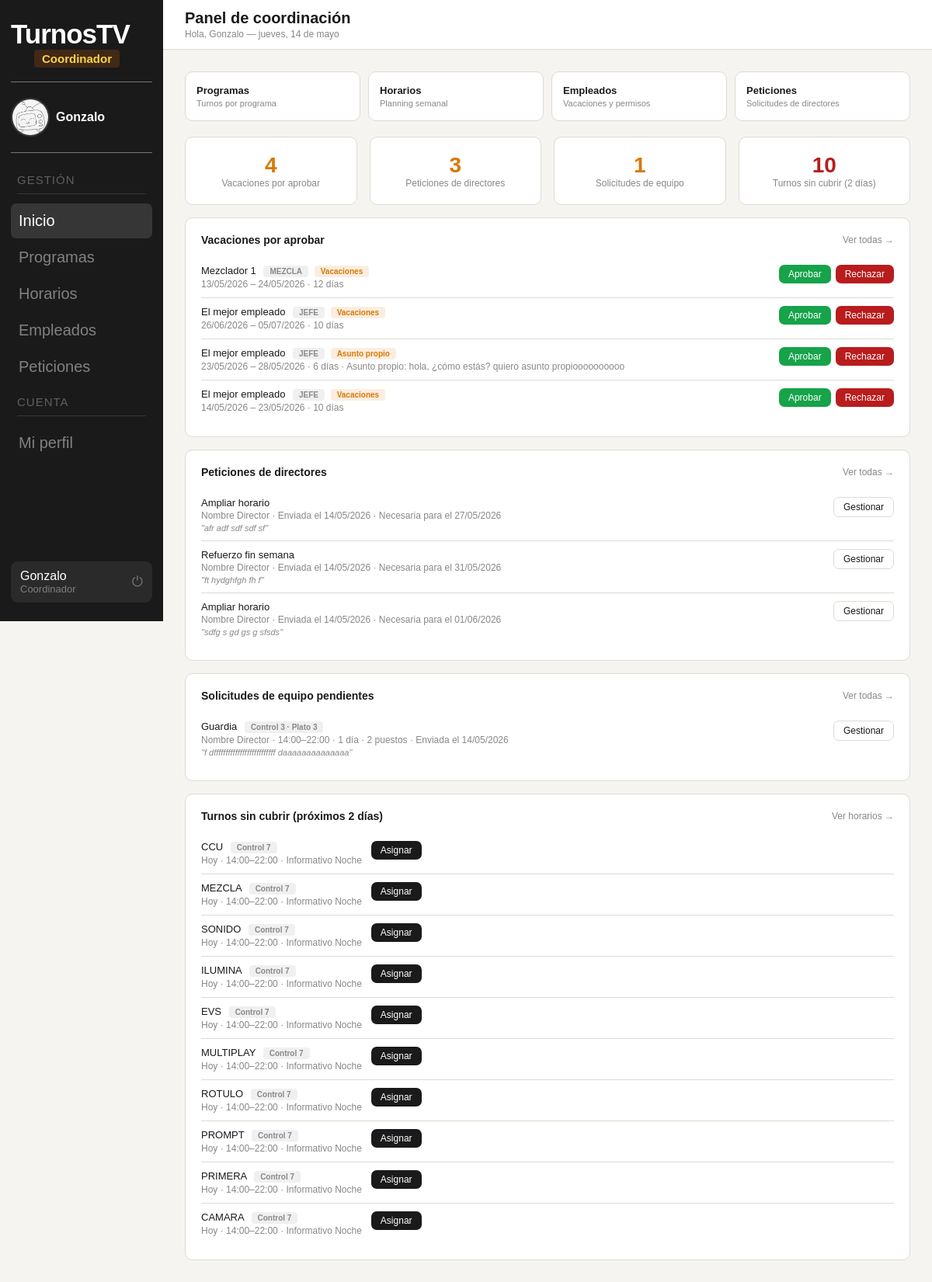
/panel_coordinador/panel_coordinador.php (signed in), run on the app's committed database.
### tables this page shows
CREATE TABLE `vacaciones` (
  `id` int(11) NOT NULL,
  `empleado_id` int(11) NOT NULL,
  `fecha_inicio` date NOT NULL,
  `fecha_fin` date NOT NULL,
  `dias` int(11) NOT NULL,
  `motivo` varchar(255) DEFAULT NULL,
  `estado` enum('pendiente','en_proceso','aprobada','rechazada') NOT NULL DEFAULT 'pendiente',
  `fecha_peticion` datetime NOT NULL DEFAULT current_timestamp()
);

CREATE TABLE `usuarios` (
  `id` int(11) NOT NULL,
  `nombre` varchar(100) NOT NULL,
  `email` varchar(150) NOT NULL,
  `password` varchar(255) NOT NULL,
  `rol` enum('administrador','coordinador','director','empleado') NOT NULL DEFAULT 'empleado',
  `estado` enum('activo','inactivo') NOT NULL DEFAULT 'activo',
  `foto_perfil` varchar(255) DEFAULT NULL,
  `telefono` varchar(20) DEFAULT NULL
);

CREATE TABLE `empleados` (
  `id` int(11) NOT NULL,
  `usuario_id` int(11) NOT NULL,
  `num_empleado` varchar(20) NOT NULL,
  `puesto` varchar(100) NOT NULL,
  `vacaciones_total` int(11) NOT NULL DEFAULT 22,
  `vacaciones_gastadas` int(11) NOT NULL DEFAULT 0
);

CREATE TABLE `peticiones` (
  `id` int(11) NOT NULL,
  `director_id` int(11) NOT NULL,
  `programa_id` int(11) DEFAULT NULL,
  `tipo` varchar(100) NOT NULL,
  `descripcion` text NOT NULL,
  `fecha_pedida` date DEFAULT NULL,
  `estado` enum('pendiente','en proceso','aprobada','rechazada') NOT NULL DEFAULT 'pendiente',
  `respuesta` text DEFAULT NULL,
  `fecha_peticion` datetime NOT NULL DEFAULT current_timestamp()
);

CREATE TABLE `solicitudes` (
  `id` int(11) NOT NULL,
  `programa_id` int(11) NOT NULL,
  `director_id` int(11) NOT NULL,
  `control_nombre` varchar(50) NOT NULL,
  `plato` varchar(50) NOT NULL,
  `hora_inicio` time NOT NULL,
  `hora_fin` time NOT NULL,
  `estado` enum('pendiente','en_proceso','aprobada','rechazada') NOT NULL DEFAULT 'pendiente',
  `notas` text DEFAULT NULL,
  `fecha_peticion` datetime NOT NULL DEFAULT current_timestamp(),
  `coordinador_id` int(11) DEFAULT NULL,
  `fecha_respuesta` datetime DEFAULT NULL,
  `respuesta` text DEFAULT NULL
);

CREATE TABLE `programas` (
  `id` int(11) NOT NULL,
  `director_id` int(11) DEFAULT NULL,
  `nombre` varchar(100) NOT NULL,
  `descripcion` varchar(255) DEFAULT NULL,
  `hora_inicio` time NOT NULL,
  `hora_fin` time NOT NULL
);

CREATE TABLE `turnos` (
  `id` int(11) NOT NULL,
  `empleado_id` int(11) DEFAULT NULL,
  `programa_id` int(11) DEFAULT NULL,
  `coordinador_id` int(11) DEFAULT NULL,
  `puesto_solicitado` varchar(100) DEFAULT NULL,
  `fecha` date NOT NULL,
  `hora_inicio` time NOT NULL,
  `hora_fin` time NOT NULL,
  `estado` enum('cubierto','sin_cubrir','solicitado','cancelado') NOT NULL DEFAULT 'sin_cubrir',
  `control_nombre` varchar(50) DEFAULT NULL,
  `plato` varchar(50) DEFAULT NULL,
  `bloque_id` int(11) DEFAULT NULL
);

### panel_coordinador/panel_coordinador.php (the view, shortened to what this page needs)
<?php
$conn = new mysqli("localhost", "root", "", "turnostv");
$conn->set_charset("utf8mb4");
$stmt = $conn->prepare("
    SELECT v.id, v.fecha_inicio, v.fecha_fin, v.dias, v.motivo, v.estado,
           u.nombre AS empleado_nombre,
           e.puesto
    FROM vacaciones v
    JOIN empleados e ON e.id = v.empleado_id
    JOIN usuarios u  ON u.id = e.usuario_id
    WHERE v.estado = 'pendiente'
    ORDER BY v.fecha_peticion ASC
");
$stmt->execute();
$vacaciones_pendientes = $stmt->get_result()->fetch_all(MYSQLI_ASSOC);
$stmt = $conn->prepare("
    SELECT p.id, p.tipo, p.descripcion, p.fecha_pedida, p.fecha_peticion,
           u.nombre AS director_nombre,
           pr.nombre AS programa_nombre
    FROM peticiones p
    JOIN directores d ON d.id = p.director_id
    JOIN usuarios u ON u.id = d.usuario_id
    LEFT JOIN programas pr ON pr.id = p.programa_id
    WHERE p.estado = 'pendiente'
    ORDER BY p.fecha_peticion ASC
");
$stmt->execute();
$peticiones_pendientes = $stmt->get_result()->fetch_all(MYSQLI_ASSOC);
$stmt = $conn->prepare("
    SELECT s.id, s.control_nombre, s.plato, s.hora_inicio, s.hora_fin,
           s.estado, s.notas, s.fecha_peticion,
           p.nombre AS programa_nombre,
           u.nombre AS director_nombre,
           COUNT(DISTINCT sf.fecha) AS num_dias,
           COUNT(DISTINCT sp.id) AS num_puestos,
           SUM(CASE WHEN sp.estado = 'cubierto' THEN 1 ELSE 0 END) AS puestos_cubiertos,
           MIN(sf.fecha) AS primera_fecha
    FROM solicitudes s
    JOIN programas p ON p.id = s.programa_id
    JOIN directores d ON d.id = s.director_id
    JOIN usuarios u ON u.id = d.usuario_id
    JOIN solicitud_fechas sf ON sf.solicitud_id = s.id
    JOIN solicitud_puestos sp ON sp.solicitud_id = s.id
    WHERE s.estado = 'pendiente'
    GROUP BY s.id
    ORDER BY s.fecha_peticion ASC
    LIMIT 4
");
$stmt->execute();
$solicitudes_pendientes = $stmt->get_result()->fetch_all(MYSQLI_ASSOC);
$stmt = $conn->prepare("SELECT COUNT(*) AS total FROM solicitudes WHERE estado = 'pendiente'");
$stmt->execute();
$total_solicitudes_pend = (int) $stmt->get_result()->fetch_assoc()['total'];
$stmt = $conn->prepare("
    SELECT t.fecha, t.hora_inicio, t.hora_fin, t.puesto_solicitado,
           t.control_nombre, t.plato,
           p.nombre AS programa_nombre
    FROM turnos t
    LEFT JOIN programas p ON p.id = t.programa_id
    WHERE t.estado = 'sin_cubrir'
      AND t.fecha BETWEEN CURDATE() AND DATE_ADD(CURDATE(), INTERVAL 2 DAY)
    ORDER BY t.fecha ASC, t.hora_inicio ASC
    LIMIT 10
");
$stmt->execute();
$turnos_sin_cubrir = $stmt->get_result()->fetch_all(MYSQLI_ASSOC);
?>
<!DOCTYPE html>
<html lang="es">
<head>
  <link rel="stylesheet" href="../fragmentos/styles/base.css">
  <link rel="stylesheet" href="styles/panel_coordinador.css">
</head>
<body>
  <?php include '../fragmentos/sidebar.php'; ?>
  <div class="content">
    <?php include '../fragmentos/header.php'; ?>
    <div class="body">
      <div class="panel-grid">
        <a href="programas.php" class="panel-card">
          <div class="panel-name">Programas</div>
          <div class="panel-desc">Turnos por programa</div>
        </a>
        <a href="horarios.php" class="panel-card">
          <div class="panel-name">Horarios</div>
          <div class="panel-desc">Planning semanal</div>
        </a>
        <a href="empleados.php" class="panel-card">
          <div class="panel-name">Empleados</div>
          <div class="panel-desc">Vacaciones y permisos</div>
        </a>
        <a href="peticiones.php" class="panel-card">
          <div class="panel-name">Peticiones</div>
          <div class="panel-desc">Solicitudes de directores</div>
        </a>
      </div>
      <div class="stats-grid" style="margin-bottom:16px">
        <div class="card" style="margin-bottom:0;text-align:center">
          <div
            style="font-size:28px;font-weight:700;color:<?= count($vacaciones_pendientes) > 0 ? 'var(--aviso)' : 'var(--ok)' ?>">
            <?= count($vacaciones_pendientes) ?>
          </div>
          <div style="font-size:12px;color:var(--suave)">Vacaciones por aprobar</div>
        </div>
        <div class="card" style="margin-bottom:0;text-align:center">
          <div
            style="font-size:28px;font-weight:700;color:<?= count($peticiones_pendientes) > 0 ? 'var(--aviso)' : 'var(--ok)' ?>">
            <?= count($peticiones_pendientes) ?>
          </div>
          <div style="font-size:12px;color:var(--suave)">Peticiones de directores</div>
        </div>
        <div class="card" style="margin-bottom:0;text-align:center">
          <div
            style="font-size:28px;font-weight:700;color:<?= $total_solicitudes_pend > 0 ? 'var(--aviso)' : 'var(--ok)' ?>">
            <?= $total_solicitudes_pend ?>
          </div>
          <div style="font-size:12px;color:var(--suave)">Solicitudes de equipo</div>
        </div>
        <div class="card" style="margin-bottom:0;text-align:center">
          <div
            style="font-size:28px;font-weight:700;color:<?= count($turnos_sin_cubrir) > 0 ? 'var(--peligro)' : 'var(--ok)' ?>">
            <?= count($turnos_sin_cubrir) ?>
          </div>
          <div style="font-size:12px;color:var(--suave)">Turnos sin cubrir (2 días)</div>
        </div>
      </div>
      <div class="card">
        <div class="card-header">
          <span class="card-title">Vacaciones por aprobar</span>
          <a href="peticiones.php" style="font-size:12px;color:var(--suave);text-decoration:none">Ver todas →</a>
        </div>
        <?php if (empty($vacaciones_pendientes)): ?>
          <p style="color:var(--suave);font-size:13px;padding:8px 0">No hay solicitudes pendientes.</p>
        <?php else: ?>
          <?php foreach ($vacaciones_pendientes as $v):
            $fi = date('d/m/Y', strtotime($v['fecha_inicio']));
            $ff = date('d/m/Y', strtotime($v['fecha_fin']));
            $tipo_label = match (true) {
              str_starts_with($v['motivo'] ?? '', 'Asunto propio') => 'Asunto propio',
              str_starts_with($v['motivo'] ?? '', 'Médico') => 'Médico',
              str_starts_with($v['motivo'] ?? '', 'Otro') => 'Otro',
              default => 'Vacaciones',
            };
            ?>
            <div class="item">
              <div style="flex:1">
                <div class="item-title">
                  <?= htmlspecialchars($v['empleado_nombre']) ?>
                  <span class="badge badge-neutro"
                    style="margin-left:6px;font-size:10px"><?= htmlspecialchars($v['puesto']) ?></span>
                  <span class="badge badge-aviso" style="margin-left:4px;font-size:10px"><?= $tipo_label ?></span>
                </div>
                <div class="item-meta">
                  <?= $fi ?> – <?= $ff ?> · <?= $v['dias'] ?> día<?= $v['dias'] > 1 ? 's' : '' ?>
                  <?php if (!empty($v['motivo']) && $tipo_label !== 'Vacaciones'): ?>
                    · <?= htmlspecialchars($v['motivo']) ?>
                  <?php endif; ?>
                </div>
              </div>
              <div style="display:flex;gap:6px;align-items:center;flex-shrink:0">
                <form method="POST" action="peticiones.php" style="display:inline">
                  <button type="submit" class="btn btn-ok" style="padding:5px 12px;font-size:12px">Aprobar</button>
                </form>
                <form method="POST" action="peticiones.php" style="display:inline">
                  <button type="submit" class="btn btn-peligro" style="padding:5px 12px;font-size:12px">Rechazar</button>
                </form>
              </div>
            </div>
          <?php endforeach; ?>
        <?php endif; ?>
      </div>
      <div class="card">
        <div class="card-header">
          <span class="card-title">Peticiones de directores</span>
          <a href="peticiones.php" style="font-size:12px;color:var(--suave);text-decoration:none">Ver todas →</a>
        </div>
        <?php if (empty($peticiones_pendientes)): ?>
          <p style="color:var(--suave);font-size:13px;padding:8px 0">No hay peticiones pendientes.</p>
        <?php else: ?>
          <?php foreach ($peticiones_pendientes as $p): ?>
            <div class="item">
              <div style="flex:1">
                <div class="item-title">
                  <?= htmlspecialchars($p['tipo']) ?>
                </div>
                <div class="item-meta">
                  <?= htmlspecialchars($p['director_nombre']) ?> ·
                  Enviada el <?= date('d/m/Y', strtotime($p['fecha_peticion'])) ?>
                  <?php if ($p['fecha_pedida']): ?>
                    · Necesaria para el <?= date('d/m/Y', strtotime($p['fecha_pedida'])) ?>
                  <?php endif; ?>
                </div>
                <?php if (!empty($p['descripcion'])): ?>
                  <div style="font-size:11px;color:var(--suave);margin-top:3px;font-style:italic">
                    "<?= htmlspecialchars($p['descripcion']) ?>"
                  </div>
                <?php endif; ?>
              </div>
              <a href="peticiones.php" class="btn btn-outline"
                style="padding:5px 12px;font-size:12px;flex-shrink:0">Gestionar</a>
            </div>
          <?php endforeach; ?>
        <?php endif; ?>
      </div>
      <div class="card">
        <div class="card-header">
          <span class="card-title">Solicitudes de equipo pendientes</span>
          <a href="peticiones.php?tab=solicitudes" style="font-size:12px;color:var(--suave);text-decoration:none">Ver
            todas →</a>
        </div>
        <?php if (empty($solicitudes_pendientes)): ?>
          <p style="color:var(--suave);font-size:13px;padding:8px 0">No hay solicitudes de equipo pendientes.</p>
        <?php else: ?>
          <?php foreach ($solicitudes_pendientes as $s): ?>
            <div class="item">
              <div style="flex:1">
                <div class="item-title">
                  <?= htmlspecialchars($s['programa_nombre']) ?>
                  <span class="badge badge-neutro" style="margin-left:6px;font-size:10px">
                    <?= htmlspecialchars($s['control_nombre']) ?> · <?= htmlspecialchars($s['plato']) ?>
                  </span>
                </div>
                <div class="item-meta">
                  <?= htmlspecialchars($s['director_nombre']) ?> ·
                  <?= substr($s['hora_inicio'], 0, 5) ?>–<?= substr($s['hora_fin'], 0, 5) ?> ·
                  <?= $s['num_dias'] ?> día<?= $s['num_dias'] > 1 ? 's' : '' ?> ·
                  <?= $s['num_puestos'] ?> puesto<?= $s['num_puestos'] > 1 ? 's' : '' ?> ·
                  Enviada el <?= date('d/m/Y', strtotime($s['fecha_peticion'])) ?>
                </div>
                <?php if (!empty($s['notas'])): ?>
                  <div style="font-size:11px;color:var(--suave);margin-top:3px;font-style:italic">
                    "<?= htmlspecialchars($s['notas']) ?>"
                  </div>
                <?php endif; ?>
              </div>
              <a href="peticiones.php?tab=solicitudes" class="btn btn-outline"
                style="padding:5px 12px;font-size:12px;flex-shrink:0">Gestionar</a>
            </div>
          <?php endforeach; ?>
        <?php endif; ?>
      </div>
      <div class="card">
        <div class="card-header">
          <span class="card-title">Turnos sin cubrir (próximos 2 días)</span>
          <a href="horarios.php" style="font-size:12px;color:var(--suave);text-decoration:none">Ver horarios →</a>
        </div>
        <?php if (empty($turnos_sin_cubrir)): ?>
          <p style="color:var(--suave);font-size:13px;padding:8px 0">✓ Todos los turnos están cubiertos.</p>
        <?php else: ?>
          <?php foreach ($turnos_sin_cubrir as $t):
            $fecha_obj = new DateTime($t['fecha']);
            $hoy = new DateTime('today');
            $diff = (int) $hoy->diff($fecha_obj)->days;
            $cuando = $diff === 0 ? 'Hoy' : ($diff === 1 ? 'Mañana' : date('d/m', strtotime($t['fecha'])));
            ?>
            <div class="item">
              <div>
                <div class="item-title">
                  <?= htmlspecialchars($t['puesto_solicitado'] ?? 'Sin puesto') ?>
                  <?php if (!empty($t['control_nombre'])): ?>
                    <span class="badge badge-neutro" style="margin-left:6px;font-size:10px">
                      <?= htmlspecialchars($t['control_nombre']) ?>
                    </span>
                  <?php endif; ?>
                </div>
                <div class="item-meta">
                  <?= $cuando ?> · <?= substr($t['hora_inicio'], 0, 5) ?>–<?= substr($t['hora_fin'], 0, 5) ?>
                  <?php if (!empty($t['programa_nombre'])): ?>
                    · <?= htmlspecialchars($t['programa_nombre']) ?>
                  <?php endif; ?>
                </div>
              </div>
              <a href="horarios.php" class="btn" style="padding:5px 12px;font-size:12px;flex-shrink:0">Asignar</a>
            </div>
          <?php endforeach; ?>
        <?php endif; ?>
      </div>
    </div>
  </div>
</body>
</html>

### data on the page
vacaciones: usuarios.nombre "Mezclador 1", empleado.puesto "MEZCLA", motivo "Vacaciones", fecha_inicio "13/05/2026", fecha_fin "24/05/2026", dias "12"
vacaciones: usuarios.nombre "El mejor empleado", empleado.puesto "JEFE", motivo "Vacaciones", fecha_inicio "26/06/2026", fecha_fin "05/07/2026", dias "10"
vacaciones: usuarios.nombre "El mejor empleado", empleado.puesto "JEFE", motivo "Asunto propio", fecha_inicio "23/05/2026", fecha_fin "28/05/2026", dias "6", motivo "Asunto propio: hola, ¿cómo estás? quiero asunto propioooooooooo"
vacaciones: usuarios.nombre "El mejor empleado", empleado.puesto "JEFE", motivo "Vacaciones", fecha_inicio "14/05/2026", fecha_fin "23/05/2026", dias "10"
peticiones: tipo "Ampliar horario", usuarios.nombre "Nombre Director", fecha_peticion "14/05/2026", fecha_pedida "27/05/2026", descripcion "afr adf sdf sdf sf"
peticiones: tipo "Refuerzo fin semana", usuarios.nombre "Nombre Director", fecha_peticion "14/05/2026", fecha_pedida "31/05/2026", descripcion "ft hydghfgh fh f"
peticiones: tipo "Ampliar horario", usuarios.nombre "Nombre Director", fecha_peticion "14/05/2026", fecha_pedida "01/06/2026", descripcion "sdfg s gd gs g sfsds"
solicitudes: programa.nombre "Guardia", control_nombre "Control 3", plato "Plato 3", director_nombre "Nombre Director", hora_inicio "14:00", hora_fin "22:00", num_dias "1", num_puestos "2", fecha_peticion "14/05/2026", notas "f dffffffffffffffffffffffffff daaaaaaaaaaaaaa"
turnos: puesto_solicitado "CCU", control_nombre "Control 7", cuando "Hoy", hora_inicio "14:00", hora_fin "22:00", programa.nombre "Informativo Noche"
turnos: puesto_solicitado "MEZCLA", control_nombre "Control 7", cuando "Hoy", hora_inicio "14:00", hora_fin "22:00", programa.nombre "Informativo Noche"
turnos: puesto_solicitado "SONIDO", control_nombre "Control 7", cuando "Hoy", hora_inicio "14:00", hora_fin "22:00", programa.nombre "Informativo Noche"
turnos: puesto_solicitado "ILUMINA", control_nombre "Control 7", cuando "Hoy", hora_inicio "14:00", hora_fin "22:00", programa.nombre "Informativo Noche"
turnos: puesto_solicitado "EVS", control_nombre "Control 7", cuando "Hoy", hora_inicio "14:00", hora_fin "22:00", programa.nombre "Informativo Noche"
turnos: puesto_solicitado "MULTIPLAY", control_nombre "Control 7", cuando "Hoy", hora_inicio "14:00", hora_fin "22:00", programa.nombre "Informativo Noche"
turnos: puesto_solicitado "ROTULO", control_nombre "Control 7", cuando "Hoy", hora_inicio "14:00", hora_fin "22:00", programa.nombre "Informativo Noche"
turnos: puesto_solicitado "PROMPT", control_nombre "Control 7", cuando "Hoy", hora_inicio "14:00", hora_fin "22:00", programa.nombre "Informativo Noche"
turnos: puesto_solicitado "PRIMERA", control_nombre "Control 7", cuando "Hoy", hora_inicio "14:00", hora_fin "22:00", programa.nombre "Informativo Noche"
turnos: puesto_solicitado "CAMARA", control_nombre "Control 7", cuando "Hoy", hora_inicio "14:00", hora_fin "22:00", programa.nombre "Informativo Noche"

### other printed values
$etiqueta_rol "Coordinador"
$partes[0] "Gonzalo"
$nombre_logout "Gonzalo"
$puesto "Coordinador"
$titulo_pagina "Panel de coordinación"
$subtitulo "Hola, Gonzalo — jueves, 14 de mayo"
count($vacaciones_pendientes) "4"
count($peticiones_pendientes) "3"
$total_solicitudes_pend "1"
count($turnos_sin_cubrir) "10"
